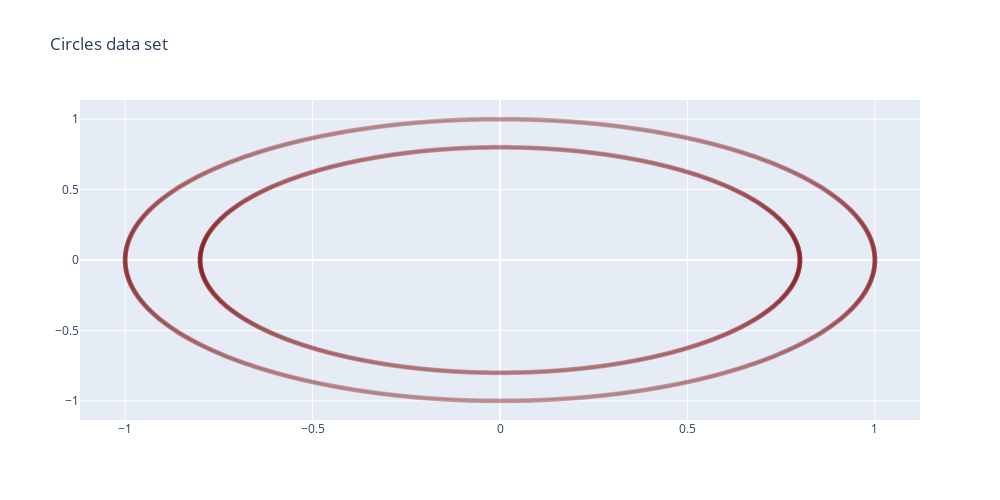

Write notebook code for a chart like this one.
### Code cell
fig = go.Figure()
fig.add_trace(
    go.Scatter(x=data[:,0], y=data[:,1], name = 'Circles', mode='markers',
              marker=dict(size=5, opacity=0.1, color='maroon'))
)
fig.update_layout(title='Circles data set', width=1000,height=500)
fig.show()

### Figure 1 — Plotly figure (JSON) as saved in the notebook; plotly's stock layout.template omitted (floating-point values rounded to 4 significant figures; data arrays with more than 128 entries replaced by an {"elided": "..."} marker saying what was removed)
{"data": [{"marker": {"color": "maroon", "opacity": 0.1, "size": 5}, "mode": "markers", "name": "Circles", "type": "scatter", "x": {"elided": "5000 float values"}, "y": {"elided": "5000 float values"}}], "layout": {"height": 500, "title": {"text": "Circles data set"}, "width": 1000, "xaxis": {"autorange": true, "range": [-1.12, 1.12], "type": "linear"}, "yaxis": {"autorange": true, "range": [-1.136, 1.136], "type": "linear"}}}
